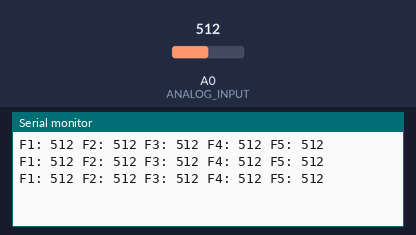
Recording of a sketch running on a simulated ESP8266 (NodeMCU). Shown: the last lines printed to the serial monitor. Inputs (shaded band) come from the test bench; at power-on: A0 (ANALOG_INPUT) = 512.

Above: at 1.2 s.
1.3 s: A0 (ANALOG_INPUT) set to 716
At 2.1 s:
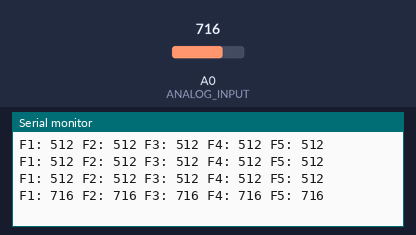
2.8 s: A0 (ANALOG_INPUT) set to 900
At 2.8 s:
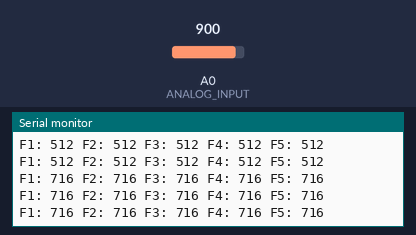
Timing chart, 0 to 5.8 s (numbered marks = the images above; inputs shaded):
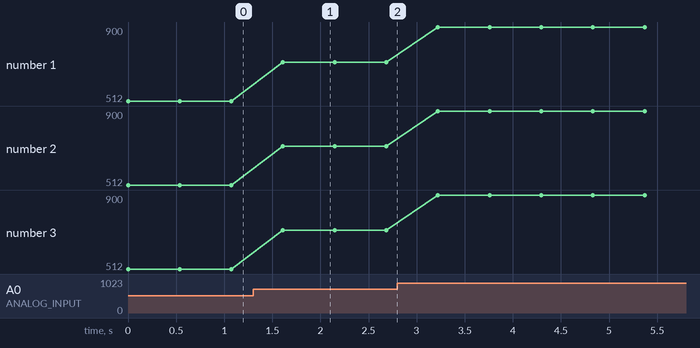

Measured:
- after the input at 1.3 s, the serial monitor: prints a new line after 0.31 s (image 1)
- plotted number 1: 512 → 716 after the input at 1.3 s, 716 → 900 after the input at 2.8 s
- plotted number 2: 512 → 716 after the input at 1.3 s, 716 → 900 after the input at 2.8 s
- plotted number 3: 512 → 716 after the input at 1.3 s, 716 → 900 after the input at 2.8 s

The sketch:

Lazr_Software_Rev2.ino
```cpp
/*
LAZr Universal Remote Glove
Designed by Om Anavekar
OMNi Technologies
1/17/19
*/

#ifndef UNIT_TEST
#include <Arduino.h>
#endif
#include <IRremoteESP8266.h>
#include <IRsend.h>
#include <Wire.h>
#include "SSD1306Wire.h"

const int MUX_A = D5;
const int MUX_B = D6;
const int MUX_C = D7;

//Each value signifies a finger
int value1 = 0;
int value2 = 0;
int value3 = 0;
int value4 = 0;
int value5 = 0;


const int ANALOG_INPUT = A0;

const uint16_t kIrLed = 4;  // ESP8266 GPIO pin to use. Recommended: 4 (D2).

IRsend irsend(kIrLed);  // Set the GPIO to be used to sending the message.

// PASTE DATA HERE
uint16_t powerOn[95] = {366, 1638,  368, 624,  388, 620,  366, 630,  350, 650,  388, 612,  362, 634,  366, 1634,  388, 612,  362, 1634,  362, 638,  362, 638,  362, 634,  362, 1634,  366, 638,  362, 47858,  362, 1642,  368, 634,  362, 638,  362, 634,  362, 638,  362, 1634,  362, 1634,  366, 638,  362, 1634,  362, 638,  368, 1630,  364, 1638,  366, 1630,  362, 638,  388, 1608,  362, 43728,  362, 1640,  362, 638,  362, 638,  362, 638,  358, 638,  362, 638,  366, 634,  362, 1634,  392, 608,  362, 1640,  362, 632,  388, 612,  362, 638,  362, 1634,  394, 606,  362};
uint16_t volumeUp[95] = {362, 1642,  362, 632,  372, 632,  364, 636,  362, 638,  358, 1638,  362, 638,  358, 1642,  360, 640,  358, 1642,  358, 636,  358, 642,  358, 642,  358, 1638,  358, 642,  358, 46866,  358, 1646,  358, 642,  358, 642,  358, 638,  362, 642,  358, 638,  358, 1642,  358, 640,  364, 1634,  358, 642,  358, 1638,  362, 1638,  362, 1640,  358, 636,  364, 1638,  362, 44728,  362, 1642,  362, 642,  362, 632,  362, 638,  358, 642,  358, 1638,  362, 642,  358, 1638,  362, 638,  358, 1638,  362, 638,  362, 636,  362, 638,  358, 1638,  368, 632,  362};
//Feel free to add as many data sets as you want. Just remember to give each data set a different name.

void setup() {
  //Deifne output pins for Mux
  pinMode(MUX_A, OUTPUT);
  pinMode(MUX_B, OUTPUT);
  pinMode(MUX_C, OUTPUT);

  irsend.begin();
  Serial.begin(115200);
}

void changeMux(int c, int b, int a) {
  digitalWrite(MUX_A, a);
  digitalWrite(MUX_B, b);
  digitalWrite(MUX_C, c);
}

void loop() {
  changeMux(HIGH, LOW, LOW);
  value1 = analogRead(ANALOG_INPUT); //Value of the sensor connected Option 0 pin of Mux
  Serial.print("F1: "); Serial.print(value1); Serial.print(" ");

  changeMux(LOW, LOW, HIGH);
  value2 = analogRead(ANALOG_INPUT); //Value of the sensor connected Option 1 pin of Mux
  Serial.print("F2: "); Serial.print(value2); Serial.print(" ");

  changeMux(LOW, HIGH, LOW);
  value3 = analogRead(ANALOG_INPUT); //Value of the sensor connected Option 2 pin of Mux
  Serial.print("F3: "); Serial.print(value3); Serial.print(" ");

  changeMux(LOW, HIGH, HIGH);
  value4 = analogRead(ANALOG_INPUT); //Value of the sensor connected Option 3 pin of Mux
  Serial.print("F4: "); Serial.print(value4); Serial.print(" ");

  changeMux(LOW, LOW, LOW);
  value5 = analogRead(ANALOG_INPUT); //Value of the sensor connected Option 4 pin of Mux
  Serial.print("F5: "); Serial.print(value5); Serial.println(" ");

  delay(200);

//You can make as many of the functions below as you like.

//DISPLAY POWER
  if(value5 >= 310) {
    irsend.sendRaw(powerOn, 95, 38);  // Send a raw data capture at 38kHz.
    delay(100);
  }

//DISPLAY VOLUME UP
    if(value2 >= 310) {
    irsend.sendRaw(volumeUp, 95, 38);  // Send a raw data capture at 38kHz.
    delay(100);
  }


}
```
